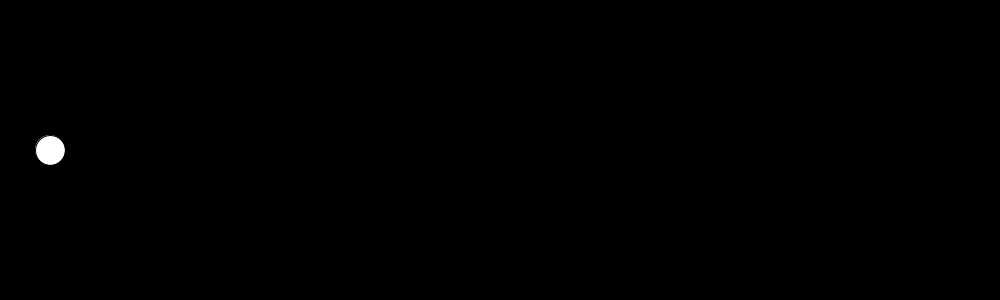
Frame 1 (no input)
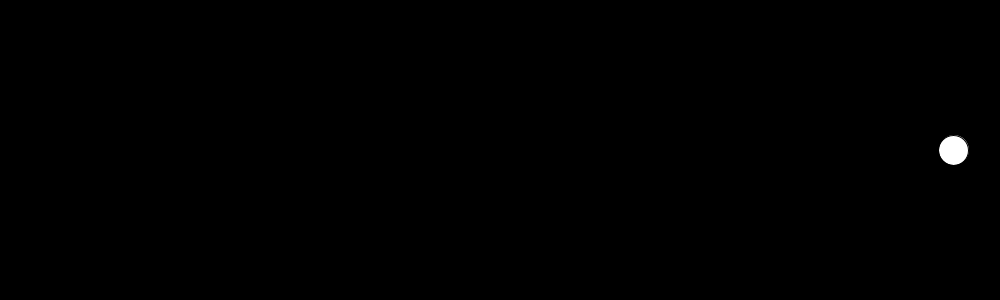
Frame 60 (the mouse pressed at the canvas centre just before this capture)
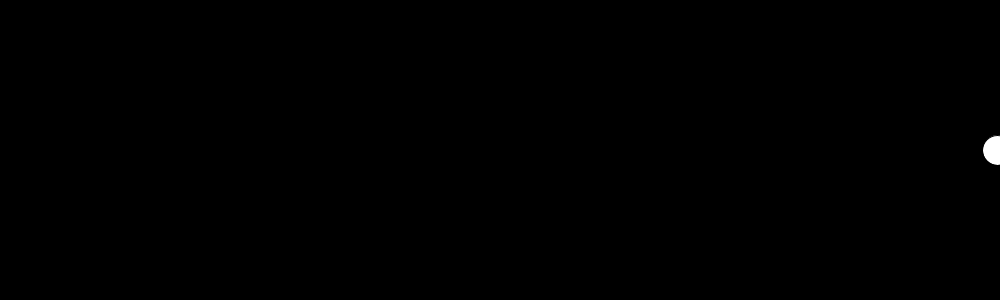
Frame 120 (the mouse held since frame 60 and released just before this capture)

The Processing sketch that drew these frames (run headless with seeded random() and noise(); from frame 60 on, the mouse is pressed at the canvas centre):

// Processing sketch: day5_03_lerp
// ── day5_03_lerp.pde
float x, y;

void setup() {
  size(1000, 300);
  background(0);
  x = 0;
  y = height/2;
}

void draw() {
  background(0);
  // linear interpolation
  // lerp(currPos, targetPos, %);
  x = lerp(x, width, 0.05); // 5%
  
  ellipse(x, y, 30, 30);
  
  println(x);
}
